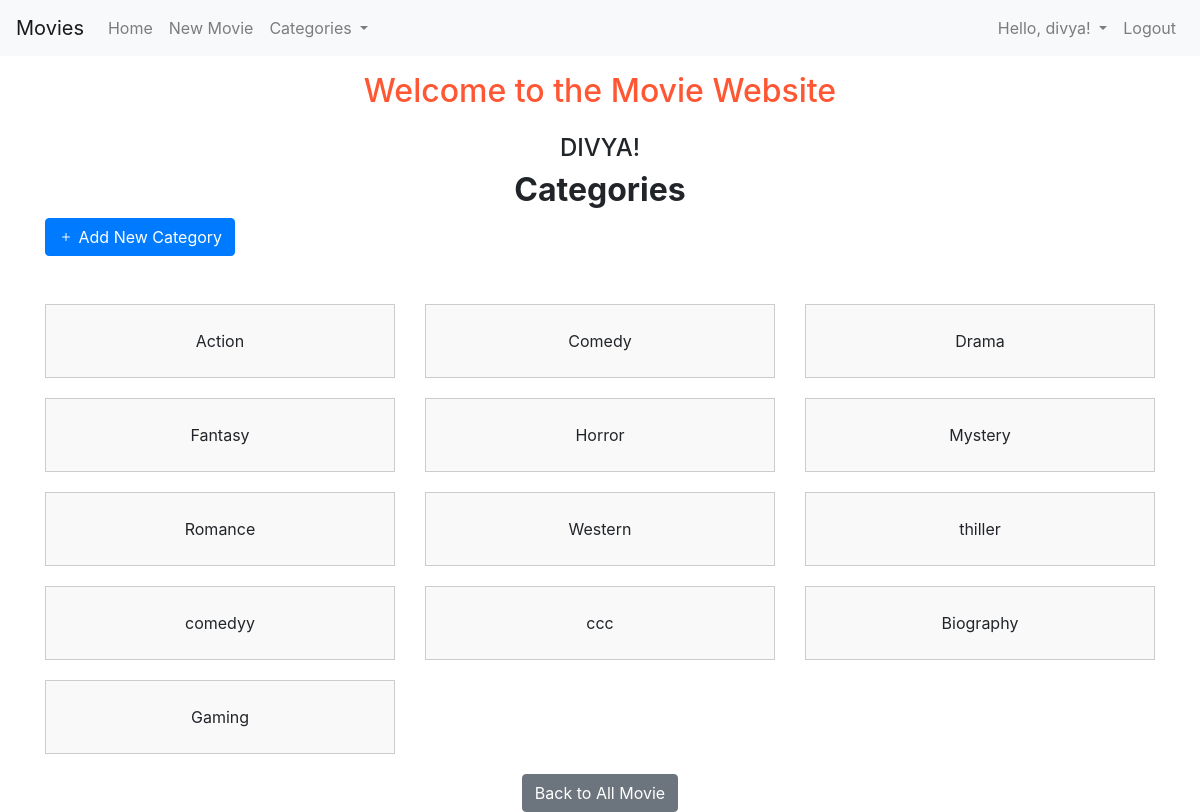
Page /categories/ (signed in) on the committed database.
### movieapp/models.py (models this page shows, shortened)
class Category(models.Model):
    name = models.CharField(max_length=100)

### movieapp/views.py (the view)
# urls.py: path('categories/', views.view_categories, name='view_categories'),
@login_required
def view_categories(request):
    categories = Category.objects.all()
    return render(request, 'categories.html', {'categories': categories})

### templates/categories.html
{% extends 'base.html' %}
{% block body %}
    <h1 class="text-center">Welcome to the Movie Website</h1>
    {% if user.is_authenticated and user.is_superuser %}
        <h4 class="text-center">{{ user.username | upper }}!</h4>
        <h2 class="text-center"><b>Categories</b></h2>
        <div class="container">
            <a href="{% url 'movieapp:add_category' %}" class="btn btn-primary mb-5">
                <i class="bi bi-plus"></i> Add New Category
            </a>
            <div class="row">
                {% for category in categories %}
                <div class="col-md-4">
                    <div class="category-box">
                        <a class="dropdown-item" href="{% url 'movieapp:category' category.id %}">{{ category.name }}</a>
                    </div>
                </div>
                {% endfor %}
            </div>
        </div>
        <div class="text-center">
            <a href="/" class="btn btn-secondary">Back to All Movie</a>
        </div>
    {% else %}
        <div class="container text-center">
            <h2>No Admin Privileges</h2>
            <a href="{% url 'movieapp:register' %}" class="btn btn-primary">Register</a>
            <a href="{% url 'movieapp:login' %}" class="btn btn-primary">Login</a>
        </div>
    {% endif %}
{% endblock %}

### templates/base.html (shortened to what this page needs)
{% load static %}
<!DOCTYPE html>
<html lang="en">
<head>
    <link rel="stylesheet" href="https://cdn.jsdelivr.net/npm/bootstrap@4.6.2/dist/css/bootstrap.min.css">
    <link rel="stylesheet" href="{% static 'style.css' %}">
    <link href="https://cdn.jsdelivr.net/npm/bootstrap-icons@1.7.2/font/bootstrap-icons.css" rel="stylesheet">
</head>
<body>
    <nav class="navbar navbar-expand-lg navbar-light bg-light">
      <a class="navbar-brand" href="/">Movies</a>
      <div class="collapse navbar-collapse" id="navbarNavDropdown">
        <ul class="navbar-nav">
          <li class="nav-item {% if request.path == '/' %}active{% endif %}">
              <a class="nav-link" href="/">Home <span class="sr-only">(current)</span></a>
          </li>
          {% if user.is_authenticated %}
          <li class="nav-item {% if request.path == '/add_movie/' %}active{% endif %}">
            <a class="nav-link" href="/add_movie">New Movie</a>
          </li>
          <li class="nav-item dropdown">
            <a class="nav-link dropdown-toggle" id="navbarDropdown" role="button" data-toggle="dropdown" aria-haspopup="true" aria-expanded="false">
                Categories
            </a>
          </li>
          {% endif %}
        </ul>
        <ul class="navbar-nav ml-auto">
          {% if user.is_authenticated %}
          <li class="nav-item dropdown {% if request.path == '/view_profile/' %}active{% endif %}">
            <a class="nav-link dropdown-toggle" id="profileDropdown" role="button" data-toggle="dropdown" aria-haspopup="true" aria-expanded="false">
                Hello, {{ user.username }}!
            </a>
          </li>
          <li class="nav-item {% if request.path == '/logout/' %}active{% endif %}">
            <a class="nav-link" href="#" onclick="document.getElementById('logout-form').submit();">Logout</a>
          </li>
          {% endif %}
        </ul>
      </div>
    </nav>
    {% block body %}
    {% endblock %}
</body>
</html>

### static/style.css (style rules this page uses)
body { background-color:#ffffff; }
h1 { color: #ff5733; font-size: 2rem; text-align: center; padding: 1rem; }
.category-box { border: 1px solid #ccc; padding: 20px; margin-bottom: 20px; text-align: center; background-color: #f9f9f9; }

### rows in the picture
Category: name "Action"
Category: name "Comedy"
Category: name "Drama"
Category: name "Fantasy"
Category: name "Horror"
Category: name "Mystery"
Category: name "Romance"
Category: name "Western"
Category: name "thiller"
Category: name "comedyy"
Category: name "ccc"
Category: name "Biography"
Category: name "Gaming"

### other values in the picture
{{ user.username }} "divya"
{{ user.username | upper }} "DIVYA"
